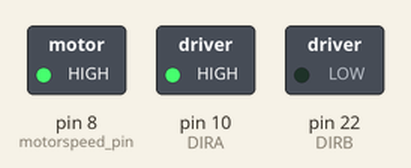
This program was run on a simulated Raspberry Pi (header pin numbers). Shown: switched loads named in the program (green lamp = pin HIGH).

Above: at 0.05 s.
At 4.55 s:
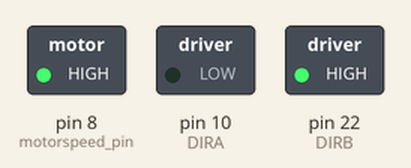
At 9.05 s:
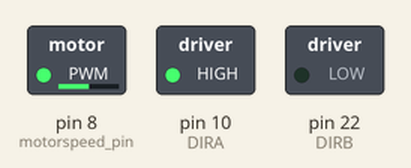
At 13.55 s:
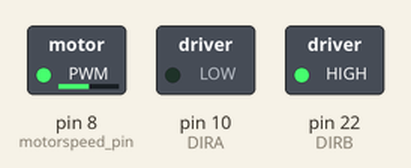
At 17.95 s:
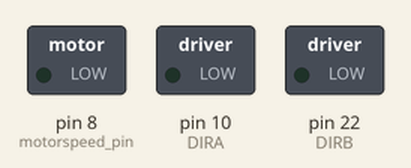
Timing chart, 0 to 23.4 s (numbered marks = the images above):
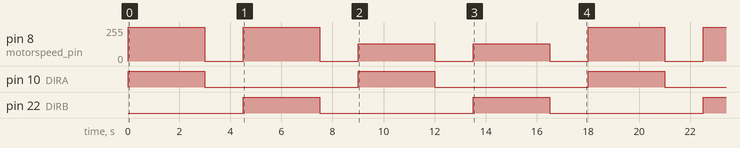

Measured:
- by itself, pin 8 (motorspeed_pin): repeats every 18.0 s: 0/255 1.5 s, 255/255 3.0 s, 2 × (0/255 1.5 s, 128/255 3.0 s), 0/255 1.5 s, 255/255 3.0 s
- by itself, pin 10 (DIRA), pin 22 (DIRB): alternates HIGH for 3.0 s and LOW for 6.0 s

The program:

lesson5-controlling-motor.py
```python
from time import sleep
import RPi.GPIO as GPIO

GPIO.setmode(GPIO.BOARD)

# the pin used to control the speed of the motor
motorspeed_pin = 8

# next 2 pins are used to control the direction of the motor
DIRA = 10
DIRB = 22

# the time (in seconds) for the motor to remain on
delay_on = 3
# the time (in seconds) for the motor to remain off
delay_off = 1.5

GPIO.setup(motorspeed_pin, GPIO.OUT)
GPIO.setup(DIRA, GPIO.OUT)
GPIO.setup(DIRB, GPIO.OUT)

# the motorspeed pin will be used as an enable pin on the motor driver
pwmPIN = GPIO.PWM(motorspeed_pin, 100)

pwmPIN.start(0)

# function to stop the motor
def turn_off():
    # Set motor speed to 0
    pwmPIN.ChangeDutyCycle(0)
    # in these instructions the state is irrelevant because the speed is 0
    GPIO.output(DIRA, GPIO.LOW)
    GPIO.output(DIRB, GPIO.LOW)
    sleep(delay_off)

try:
    while True:
        # motor max speed
        pwmPIN.ChangeDutyCycle(100)
        # Change the direction of the motor
        GPIO.output(DIRA, GPIO.HIGH)
        GPIO.output(DIRB, GPIO.LOW)
        sleep(delay_on)

        turn_off()

        pwmPIN.ChangeDutyCycle(100)
        # Change the direction of the motor
        GPIO.output(DIRA, GPIO.LOW)
        GPIO.output(DIRB, GPIO.HIGH)
        sleep(delay_on)

        turn_off()

        # motor half speed
        pwmPIN.ChangeDutyCycle(50)
        GPIO.output(DIRA, GPIO.HIGH)
        GPIO.output(DIRB, GPIO.LOW)
        sleep(delay_on)

        turn_off()

         # motor half speed
        pwmPIN.ChangeDutyCycle(50)
        GPIO.output(DIRA, GPIO.LOW)
        GPIO.output(DIRB, GPIO.HIGH)
        sleep(delay_on)

        turn_off()

except KeyboardInterrupt:
    pass

GPIO.cleanup()
```
